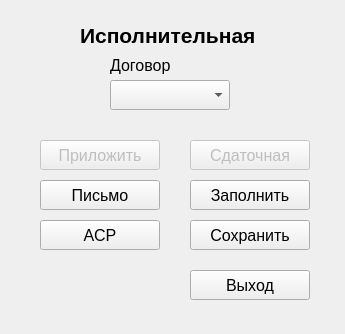
<?xml version="1.0" encoding="UTF-8"?>
<ui version="4.0">
 <class>Form</class>
 <widget class="QWidget" name="Form">
  <property name="geometry">
   <rect>
    <x>0</x>
    <y>0</y>
    <width>345</width>
    <height>334</height>
   </rect>
  </property>
  <property name="windowTitle">
   <string>Form</string>
  </property>
  <widget class="QLabel" name="label">
   <property name="geometry">
    <rect>
     <x>80</x>
     <y>20</y>
     <width>181</width>
     <height>31</height>
    </rect>
   </property>
   <property name="font">
    <font>
     <pointsize>16</pointsize>
     <bold>true</bold>
    </font>
   </property>
   <property name="text">
    <string>Исполнительная</string>
   </property>
  </widget>
  <widget class="QPushButton" name="b_add">
   <property name="enabled">
    <bool>false</bool>
   </property>
   <property name="geometry">
    <rect>
     <x>40</x>
     <y>140</y>
     <width>120</width>
     <height>30</height>
    </rect>
   </property>
   <property name="font">
    <font>
     <pointsize>12</pointsize>
    </font>
   </property>
   <property name="text">
    <string>Приложить</string>
   </property>
  </widget>
  <widget class="QPushButton" name="b_asr">
   <property name="geometry">
    <rect>
     <x>40</x>
     <y>220</y>
     <width>120</width>
     <height>30</height>
    </rect>
   </property>
   <property name="font">
    <font>
     <pointsize>12</pointsize>
    </font>
   </property>
   <property name="text">
    <string>АСР</string>
   </property>
  </widget>
  <widget class="QPushButton" name="b_create">
   <property name="enabled">
    <bool>false</bool>
   </property>
   <property name="geometry">
    <rect>
     <x>190</x>
     <y>140</y>
     <width>120</width>
     <height>30</height>
    </rect>
   </property>
   <property name="font">
    <font>
     <pointsize>12</pointsize>
    </font>
   </property>
   <property name="text">
    <string>Сдаточная</string>
   </property>
  </widget>
  <widget class="QPushButton" name="b_month">
   <property name="geometry">
    <rect>
     <x>190</x>
     <y>180</y>
     <width>120</width>
     <height>30</height>
    </rect>
   </property>
   <property name="font">
    <font>
     <pointsize>12</pointsize>
    </font>
   </property>
   <property name="text">
    <string>Заполнить</string>
   </property>
  </widget>
  <widget class="QPushButton" name="b_exit">
   <property name="geometry">
    <rect>
     <x>190</x>
     <y>270</y>
     <width>120</width>
     <height>30</height>
    </rect>
   </property>
   <property name="font">
    <font>
     <pointsize>12</pointsize>
    </font>
   </property>
   <property name="text">
    <string>Выход</string>
   </property>
  </widget>
  <widget class="QPushButton" name="b_latter">
   <property name="geometry">
    <rect>
     <x>40</x>
     <y>180</y>
     <width>120</width>
     <height>30</height>
    </rect>
   </property>
   <property name="font">
    <font>
     <pointsize>12</pointsize>
    </font>
   </property>
   <property name="text">
    <string>Письмо</string>
   </property>
  </widget>
  <widget class="QPushButton" name="b_save">
   <property name="geometry">
    <rect>
     <x>190</x>
     <y>220</y>
     <width>120</width>
     <height>30</height>
    </rect>
   </property>
   <property name="font">
    <font>
     <pointsize>12</pointsize>
    </font>
   </property>
   <property name="text">
    <string>Сохранить</string>
   </property>
  </widget>
  <widget class="QComboBox" name="cb_select">
   <property name="geometry">
    <rect>
     <x>110</x>
     <y>80</y>
     <width>120</width>
     <height>30</height>
    </rect>
   </property>
  </widget>
  <widget class="QLabel" name="label_2">
   <property name="geometry">
    <rect>
     <x>110</x>
     <y>50</y>
     <width>71</width>
     <height>30</height>
    </rect>
   </property>
   <property name="font">
    <font>
     <pointsize>12</pointsize>
    </font>
   </property>
   <property name="text">
    <string>Договор</string>
   </property>
  </widget>
 </widget>
 <resources/>
 <connections/>
</ui>
